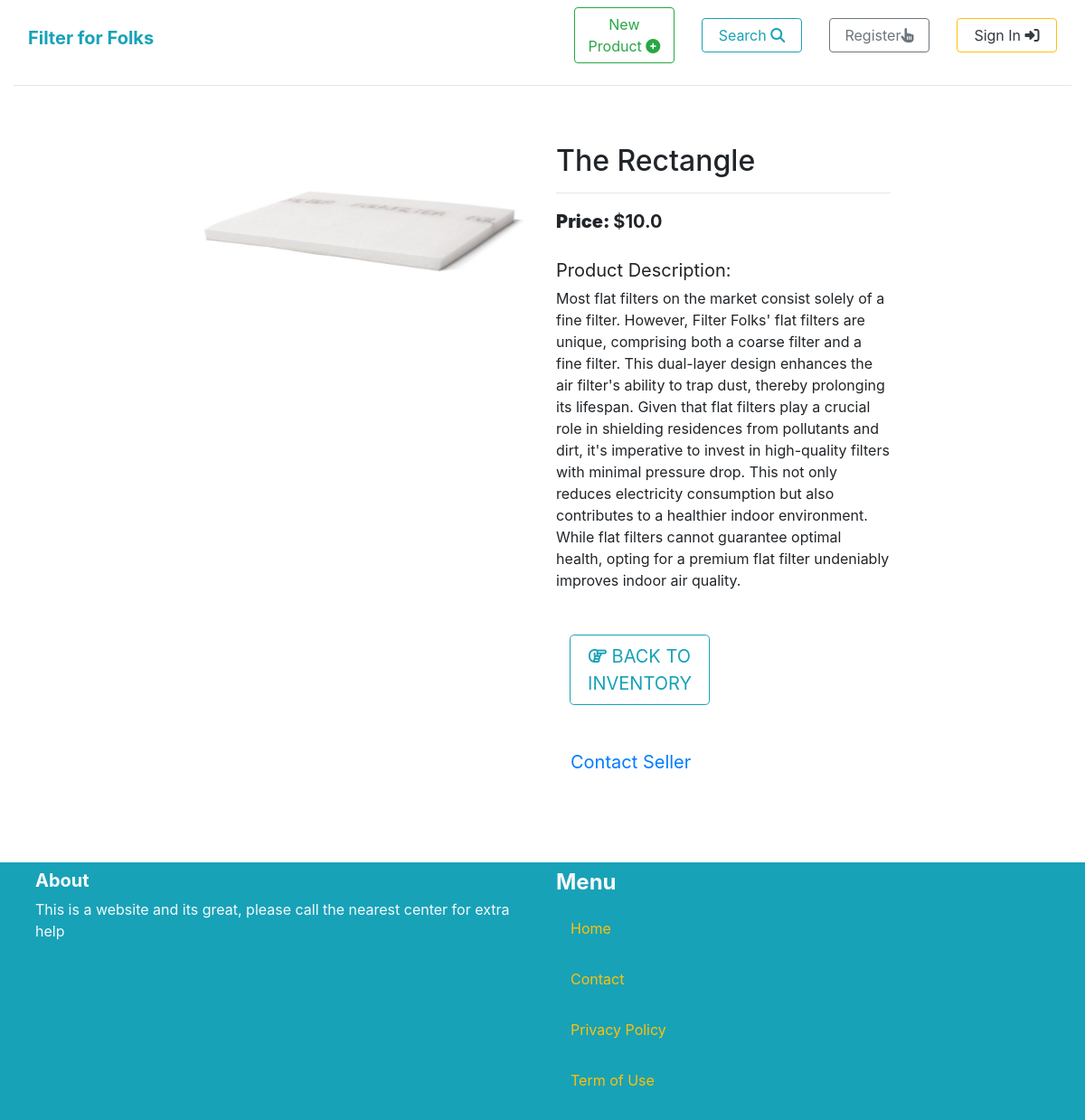
/product/1/, run on the app's committed database.
### product/models.py (models this page shows, shortened)
class Product(models.Model):
    category = models.ForeignKey('Category', null=True, blank=True, on_delete=models.CASCADE, related_name='products')
    name = models.CharField(max_length=300)
    description = models.TextField()
    price = models.FloatField()
    image = models.ImageField(upload_to='product_images', blank=True, null=True)

### product/views.py (the view)
# urls.py: path('<int:pk>/', views.product_detail, name='product_detail'),
def product_detail(request, pk):
    product = get_object_or_404(Product, pk=pk)
    related_products = Product.objects.filter(category=product.category).exclude(pk=pk)[0:3]
    return render(request, 'product/product_detail.html', {
        'product': product,
        'related_products': related_products
    })

### product/templates/product/product_detail.html (shortened to what this page needs)
{% extends 'core/base.html' %}
{% block content %}
<div class="container-fluid">
    <div class="row">
        <div class="col-12 col-md-6 col-lg-4 offset-lg-2">
            <div class="image-container my-5">
                {% if product.image %}
                    <a href="" target="_blank">
                        <img class="card-img-top img-fluid rounded" src="{{ product.image.url }}" alt="{{ product.name }}">
                    </a>
                    {% else %}
                    <a href="">
                        <img class="card-img-top img-fluid rounded" src="" alt="">
                    </a>
                {% endif %}
            </div>
        </div>
        <div class="col-12 col-md-6 col-lg-4">
            <div class="mb-5 mt-md-5">
                <h2 class="mb-0">{{ product.name }}</h2>
                <hr>
                <p class="lead mb-0 text-left font-weight-bold"><strong>Price: </strong> ${{ product.price }}</p>
                <br>
                {% if product.description %}
                    <p class="lead mb-1 text-left font-weight">
                        <strong>Product Description:</strong><br>
                    </p>
                    <div>
                        {{ product.description }}
                    </div>
                    <div class="col-md-6 order-md-1 mt-5">
                        <p>
                            <a href="{% url 'products' %}" class="btn btn-outline-info btn-lg">
                                <span>
                                    <i class="far fa-hand-point-right"></i>
                                </span>
                                <span class="text-uppercase">Back to Inventory</span>
                            </a>
                        </p>
                    </div>
                {% endif %}
                {% if request.user.is_superuser == True %}
                    <div class="container">
                        <div class="row">
                            <div class="mb-5 mt-md-5">
                                <p>This is your item!</p>
                                <a href="#" class="btn-outline-info btn-lg">Edit</a>
                                <a href="{% url 'product:delete' product.id %}" class="btn-outline-danger btn-lg">Delete</a>
                            </div>
                {% else %}
                            <div class="mt-5">
                                <a href="#" class="btn-outline-primary btn-lg">Contact Seller</a>
                            </div>
                {% endif %}
                        </div>
                    </div>
            </div>
        </div>
</div>
{% endblock %}

### data on the page
Product: image (picture), name "The Rectangle", price "10.0", description "Most flat filters on the market consist solely of a fine filter. However, Filter Folks' flat filters are unique, comprising both a coarse filter and a fine filter. This dual-layer design enhances the air filter's ability to trap dust, thereby prolonging its lifespan. Given that flat filters play a crucial role in shielding residences from pollutants and dirt, it's imperative to invest in high-quality filters with minimal pressure drop. This not only reduces electricity consumption but also contributes to a healthier indoor environment. While flat filters cannot guarantee optimal health, opting for a premium flat filter undeniably improves indoor air quality."
